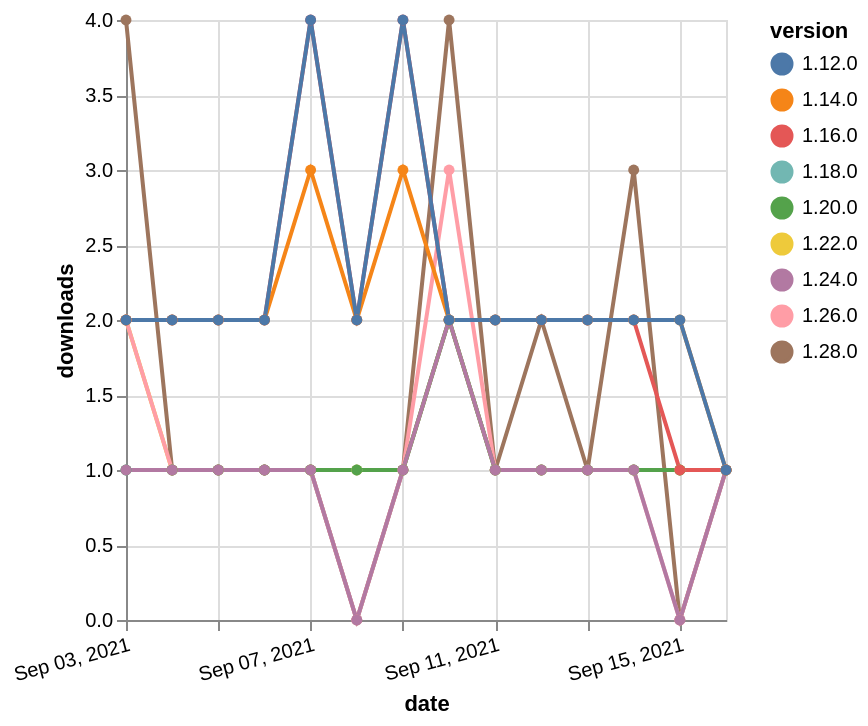

Vega-Lite specification for this chart:
### Vega-Lite specification from a JSON file in a GitHub repository (floating-point values rounded to 4 significant figures)
{"$schema": "https://vega.github.io/schema/vega-lite/v5.json", "description": "A simple bar chart with embedded data.", "data": {"values": [{"date": "2021-09-03", "total": 255, "delta": 1, "version": "1.18.0"}, {"date": "2021-09-04", "total": 256, "delta": 1, "version": "1.18.0"}, {"date": "2021-09-05", "total": 257, "delta": 1, "version": "1.18.0"}, {"date": "2021-09-06", "total": 258, "delta": 1, "version": "1.18.0"}, {"date": "2021-09-07", "total": 259, "delta": 1, "version": "1.18.0"}, {"date": "2021-09-08", "total": 260, "delta": 1, "version": "1.18.0"}, {"date": "2021-09-09", "total": 261, "delta": 1, "version": "1.18.0"}, {"date": "2021-09-10", "total": 263, "delta": 2, "version": "1.18.0"}, {"date": "2021-09-11", "total": 264, "delta": 1, "version": "1.18.0"}, {"date": "2021-09-12", "total": 265, "delta": 1, "version": "1.18.0"}, {"date": "2021-09-13", "total": 266, "delta": 1, "version": "1.18.0"}, {"date": "2021-09-14", "total": 267, "delta": 1, "version": "1.18.0"}, {"date": "2021-09-15", "total": 268, "delta": 1, "version": "1.18.0"}, {"date": "2021-09-16", "total": 269, "delta": 1, "version": "1.18.0"}, {"date": "2021-09-03", "total": 214, "delta": 2, "version": "1.22.0"}, {"date": "2021-09-04", "total": 215, "delta": 1, "version": "1.22.0"}, {"date": "2021-09-05", "total": 216, "delta": 1, "version": "1.22.0"}, {"date": "2021-09-06", "total": 217, "delta": 1, "version": "1.22.0"}, {"date": "2021-09-07", "total": 218, "delta": 1, "version": "1.22.0"}, {"date": "2021-09-08", "total": 219, "delta": 1, "version": "1.22.0"}, {"date": "2021-09-09", "total": 220, "delta": 1, "version": "1.22.0"}, {"date": "2021-09-10", "total": 222, "delta": 2, "version": "1.22.0"}, {"date": "2021-09-11", "total": 223, "delta": 1, "version": "1.22.0"}, {"date": "2021-09-12", "total": 224, "delta": 1, "version": "1.22.0"}, {"date": "2021-09-13", "total": 225, "delta": 1, "version": "1.22.0"}, {"date": "2021-09-14", "total": 226, "delta": 1, "version": "1.22.0"}, {"date": "2021-09-15", "total": 227, "delta": 1, "version": "1.22.0"}, {"date": "2021-09-16", "total": 228, "delta": 1, "version": "1.22.0"}, {"date": "2021-09-03", "total": 132, "delta": 4, "version": "1.28.0"}, {"date": "2021-09-04", "total": 133, "delta": 1, "version": "1.28.0"}, {"date": "2021-09-05", "total": 134, "delta": 1, "version": "1.28.0"}, {"date": "2021-09-06", "total": 135, "delta": 1, "version": "1.28.0"}, {"date": "2021-09-07", "total": 136, "delta": 1, "version": "1.28.0"}, {"date": "2021-09-08", "total": 136, "delta": 0, "version": "1.28.0"}, {"date": "2021-09-09", "total": 137, "delta": 1, "version": "1.28.0"}, {"date": "2021-09-10", "total": 141, "delta": 4, "version": "1.28.0"}, {"date": "2021-09-11", "total": 142, "delta": 1, "version": "1.28.0"}, {"date": "2021-09-12", "total": 144, "delta": 2, "version": "1.28.0"}, {"date": "2021-09-13", "total": 145, "delta": 1, "version": "1.28.0"}, {"date": "2021-09-14", "total": 148, "delta": 3, "version": "1.28.0"}, {"date": "2021-09-15", "total": 148, "delta": 0, "version": "1.28.0"}, {"date": "2021-09-16", "total": 149, "delta": 1, "version": "1.28.0"}, {"date": "2021-09-03", "total": 218, "delta": 2, "version": "1.26.0"}, {"date": "2021-09-04", "total": 219, "delta": 1, "version": "1.26.0"}, {"date": "2021-09-05", "total": 220, "delta": 1, "version": "1.26.0"}, {"date": "2021-09-06", "total": 221, "delta": 1, "version": "1.26.0"}, {"date": "2021-09-07", "total": 222, "delta": 1, "version": "1.26.0"}, {"date": "2021-09-08", "total": 222, "delta": 0, "version": "1.26.0"}, {"date": "2021-09-09", "total": 223, "delta": 1, "version": "1.26.0"}, {"date": "2021-09-10", "total": 226, "delta": 3, "version": "1.26.0"}, {"date": "2021-09-11", "total": 227, "delta": 1, "version": "1.26.0"}, {"date": "2021-09-12", "total": 228, "delta": 1, "version": "1.26.0"}, {"date": "2021-09-13", "total": 229, "delta": 1, "version": "1.26.0"}, {"date": "2021-09-14", "total": 230, "delta": 1, "version": "1.26.0"}, {"date": "2021-09-15", "total": 230, "delta": 0, "version": "1.26.0"}, {"date": "2021-09-16", "total": 231, "delta": 1, "version": "1.26.0"}, {"date": "2021-09-03", "total": 201, "delta": 1, "version": "1.20.0"}, {"date": "2021-09-04", "total": 202, "delta": 1, "version": "1.20.0"}, {"date": "2021-09-05", "total": 203, "delta": 1, "version": "1.20.0"}, {"date": "2021-09-06", "total": 204, "delta": 1, "version": "1.20.0"}, {"date": "2021-09-07", "total": 205, "delta": 1, "version": "1.20.0"}, {"date": "2021-09-08", "total": 206, "delta": 1, "version": "1.20.0"}, {"date": "2021-09-09", "total": 207, "delta": 1, "version": "1.20.0"}, {"date": "2021-09-10", "total": 209, "delta": 2, "version": "1.20.0"}, {"date": "2021-09-11", "total": 210, "delta": 1, "version": "1.20.0"}, {"date": "2021-09-12", "total": 211, "delta": 1, "version": "1.20.0"}, {"date": "2021-09-13", "total": 212, "delta": 1, "version": "1.20.0"}, {"date": "2021-09-14", "total": 213, "delta": 1, "version": "1.20.0"}, {"date": "2021-09-15", "total": 214, "delta": 1, "version": "1.20.0"}, {"date": "2021-09-16", "total": 215, "delta": 1, "version": "1.20.0"}, {"date": "2021-09-03", "total": 2454, "delta": 2, "version": "1.16.0"}, {"date": "2021-09-04", "total": 2456, "delta": 2, "version": "1.16.0"}, {"date": "2021-09-05", "total": 2458, "delta": 2, "version": "1.16.0"}, {"date": "2021-09-06", "total": 2460, "delta": 2, "version": "1.16.0"}, {"date": "2021-09-07", "total": 2464, "delta": 4, "version": "1.16.0"}, {"date": "2021-09-08", "total": 2466, "delta": 2, "version": "1.16.0"}, {"date": "2021-09-09", "total": 2470, "delta": 4, "version": "1.16.0"}, {"date": "2021-09-10", "total": 2472, "delta": 2, "version": "1.16.0"}, {"date": "2021-09-11", "total": 2474, "delta": 2, "version": "1.16.0"}, {"date": "2021-09-12", "total": 2476, "delta": 2, "version": "1.16.0"}, {"date": "2021-09-13", "total": 2478, "delta": 2, "version": "1.16.0"}, {"date": "2021-09-14", "total": 2480, "delta": 2, "version": "1.16.0"}, {"date": "2021-09-15", "total": 2481, "delta": 1, "version": "1.16.0"}, {"date": "2021-09-16", "total": 2482, "delta": 1, "version": "1.16.0"}, {"date": "2021-09-03", "total": 170, "delta": 1, "version": "1.24.0"}, {"date": "2021-09-04", "total": 171, "delta": 1, "version": "1.24.0"}, {"date": "2021-09-05", "total": 172, "delta": 1, "version": "1.24.0"}, {"date": "2021-09-06", "total": 173, "delta": 1, "version": "1.24.0"}, {"date": "2021-09-07", "total": 174, "delta": 1, "version": "1.24.0"}, {"date": "2021-09-08", "total": 174, "delta": 0, "version": "1.24.0"}, {"date": "2021-09-09", "total": 175, "delta": 1, "version": "1.24.0"}, {"date": "2021-09-10", "total": 177, "delta": 2, "version": "1.24.0"}, {"date": "2021-09-11", "total": 178, "delta": 1, "version": "1.24.0"}, {"date": "2021-09-12", "total": 179, "delta": 1, "version": "1.24.0"}, {"date": "2021-09-13", "total": 180, "delta": 1, "version": "1.24.0"}, {"date": "2021-09-14", "total": 181, "delta": 1, "version": "1.24.0"}, {"date": "2021-09-15", "total": 181, "delta": 0, "version": "1.24.0"}, {"date": "2021-09-16", "total": 182, "delta": 1, "version": "1.24.0"}, {"date": "2021-09-03", "total": 2560, "delta": 2, "version": "1.14.0"}, {"date": "2021-09-04", "total": 2562, "delta": 2, "version": "1.14.0"}, {"date": "2021-09-05", "total": 2564, "delta": 2, "version": "1.14.0"}, {"date": "2021-09-06", "total": 2566, "delta": 2, "version": "1.14.0"}, {"date": "2021-09-07", "total": 2569, "delta": 3, "version": "1.14.0"}, {"date": "2021-09-08", "total": 2571, "delta": 2, "version": "1.14.0"}, {"date": "2021-09-09", "total": 2574, "delta": 3, "version": "1.14.0"}, {"date": "2021-09-10", "total": 2576, "delta": 2, "version": "1.14.0"}, {"date": "2021-09-11", "total": 2578, "delta": 2, "version": "1.14.0"}, {"date": "2021-09-12", "total": 2580, "delta": 2, "version": "1.14.0"}, {"date": "2021-09-13", "total": 2582, "delta": 2, "version": "1.14.0"}, {"date": "2021-09-14", "total": 2584, "delta": 2, "version": "1.14.0"}, {"date": "2021-09-15", "total": 2586, "delta": 2, "version": "1.14.0"}, {"date": "2021-09-16", "total": 2587, "delta": 1, "version": "1.14.0"}, {"date": "2021-09-03", "total": 3054, "delta": 2, "version": "1.12.0"}, {"date": "2021-09-04", "total": 3056, "delta": 2, "version": "1.12.0"}, {"date": "2021-09-05", "total": 3058, "delta": 2, "version": "1.12.0"}, {"date": "2021-09-06", "total": 3060, "delta": 2, "version": "1.12.0"}, {"date": "2021-09-07", "total": 3064, "delta": 4, "version": "1.12.0"}, {"date": "2021-09-08", "total": 3066, "delta": 2, "version": "1.12.0"}, {"date": "2021-09-09", "total": 3070, "delta": 4, "version": "1.12.0"}, {"date": "2021-09-10", "total": 3072, "delta": 2, "version": "1.12.0"}, {"date": "2021-09-11", "total": 3074, "delta": 2, "version": "1.12.0"}, {"date": "2021-09-12", "total": 3076, "delta": 2, "version": "1.12.0"}, {"date": "2021-09-13", "total": 3078, "delta": 2, "version": "1.12.0"}, {"date": "2021-09-14", "total": 3080, "delta": 2, "version": "1.12.0"}, {"date": "2021-09-15", "total": 3082, "delta": 2, "version": "1.12.0"}, {"date": "2021-09-16", "total": 3083, "delta": 1, "version": "1.12.0"}]}, "width": "container", "mark": {"type": "line", "point": {"filled": true}}, "encoding": {"x": {"field": "date", "type": "temporal", "timeUnit": "yearmonthdate", "title": "date", "axis": {"labelAngle": -15}}, "y": {"field": "delta", "type": "quantitative", "title": "downloads"}, "color": {"field": "version", "type": "nominal"}, "tooltip": {"field": "delta"}}}
